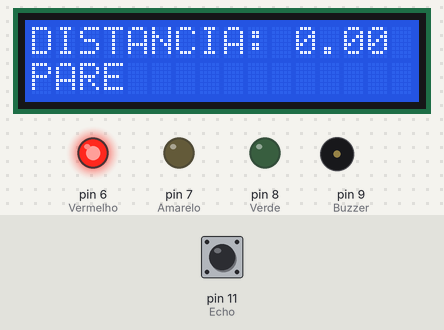
A sketch run on a simulated Arduino Uno, built with avr-gcc and run on an emulated ATmega328P. Parts: 16×2 character LCD, output pins drawn as LEDs (lit = HIGH), buzzer (waves = sounding). The inputs (shaded band) are chosen by the test bench; at power-on: pin 11 (Echo) LOW. Pins used as bus, display or sensor lines are not drawn; what the sketch prints to the serial monitor is not drawn.

Above: at 2.1 s.
2.2 s: pin 11 (Echo) pulsed HIGH 2 times (0.12 s each, 0.3 s apart)
At 3.2 s:
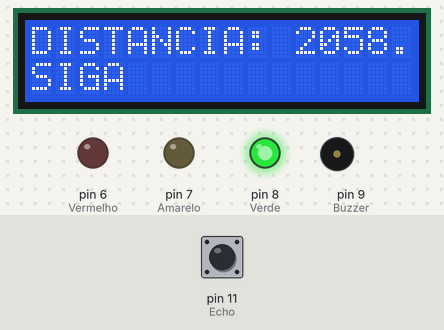
At 3.87 s:
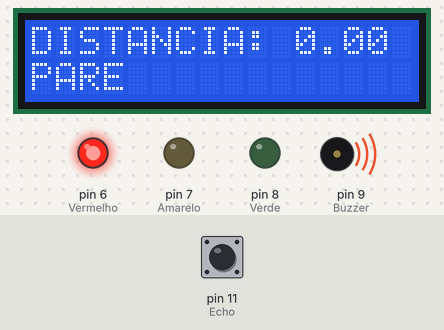
Timing chart, 0 to 11.8 s (numbered marks = the images above; inputs shaded):
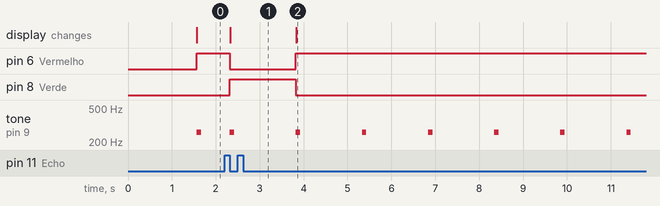

Measured:
- after the input at 2.2 s, pin 6 (Vermelho): HIGH → LOW after 0.12 s, → HIGH 1.5 s later; pin 8 (Verde): LOW → HIGH after 0.12 s, → LOW 1.5 s later; the display: changes after 0.13 s (image 1)
- by itself, tone on pin 9 (Buzzer): alternates 261 Hz for 0.10 s and silent for 1.4 s

The sketch:

atividade_021.ino
```cpp
#include <LiquidCrystal.h>

LiquidCrystal lcd(13, 12, 5, 4, 3, 2);

#define AnalogLDR A0
int Leitura = 0;
float VoltagemLDR;
float distancia, tempo;

void setup()
{
 	lcd.begin(16, 2);
  	pinMode(11, INPUT); //Echo
  	pinMode(10, OUTPUT);//Trig
  	pinMode(9, OUTPUT); //Buzzer
  	pinMode(8, OUTPUT); //Verde
  	pinMode(7, OUTPUT); //Amarelo
  	pinMode(6, OUTPUT); //Vermelho
  	Serial.begin(9600);
}

void loop()
{
  digitalWrite(10, HIGH);
  delay(500);
  digitalWrite(10, LOW);
  tempo = pulseIn(11, HIGH);
  distancia = tempo * 0.01715;
  Serial.println(distancia);

  if(distancia < 10.0){
  	digitalWrite(8, LOW);
    digitalWrite(7, LOW);
    digitalWrite(6, HIGH);
    tone(9, 261.63, 100);
	lcd.clear();
    lcd.setCursor(0, 0);
    lcd.print("DISTANCIA: ");
    lcd.setCursor(11, 0);
    lcd.print(distancia);
    lcd.setCursor(0,1);
    lcd.print("PARE");
  }
  if((distancia >= 10) && (distancia < 30)){
  	digitalWrite(8, LOW);
    digitalWrite(7, HIGH);
    digitalWrite(6, LOW);
    lcd.clear();
    lcd.setCursor(0, 0);
    lcd.print("DISTANCIA: ");
    lcd.setCursor(11, 0);
    lcd.print(distancia);
    lcd.setCursor(0,1);
    lcd.print("ATENCAO");
  }
  if(distancia >= 30){
    digitalWrite(8, HIGH);
    digitalWrite(7, LOW);
  	digitalWrite(6, LOW);
    tone(9, 261.63, 100);
    lcd.clear();
    lcd.setCursor(0, 0);
    lcd.print("DISTANCIA: ");
    lcd.setCursor(11, 0);
    lcd.print(distancia);
    lcd.setCursor(0,1);
    lcd.print("SIGA");
  }
}
```
